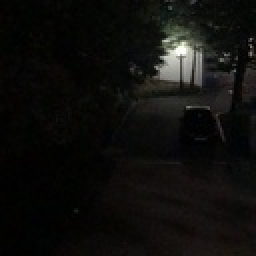
%> input picture low-light image enhancement/method2/sub/tree.jpg, 128 x 128 px, shrunk from 320 x 320 before the run (shown 2 times larger)
$ octave low_light_kuwahara.m   (GNU Octave 9; MATLAB toolbox functions it lacks are replaced by stand-ins)
%> lines starting %> are read from the running program, lines starting %| are printed output that depends on the picture
clear all;
close all;
clc;
tic
image = im2double(imread('tree.jpg'));
% figure, imshow(image),title('original low-light image');%figure1 original low-light image

%Separate R, G, B three channels
R=image(:,:,1);
G=image(:,:,2);
B=image(:,:,3);

[r,c]=size(R);
%> r = 128; c = 128

%% choose the max value among three channels --- T
for m=1:r
    for n=1:c
        a=max([R(m,n),G(m,n),B(m,n)]);
        T(m,n)=a;
    end
end
T;
figure,imshow(T)%figure2 grayscale image
% imwrite(T,'T_tree.jpg');

%% kuwahara --- U
im = double(T) / 255;
% figure,imshow(im)

[Rows Cols]= size(im);
%> Rows = 128; Cols = 128
result = im;

h = 2; %5x5 subwindows
maxiter = 1;
for i = 1:maxiter
imPadded = padarray(result,[h h],'replicate');

for x = (h+1):Rows+h
  for y = (h+1):Cols+h
     % window & subwindows
     W = imPadded((x-h):(x+h),(y-h):(y+h)); % (2h+1)x(2h+1) window


% 3x3 neighborhoods
     A = W(1:3,1:3); % a-window
     B = W(1:3,3:5); % b-window
     C = W(3:5,1:3); % c-window
     D = W(3:5,3:5); % d-window

     % find the variances and means
     s = var([A(:) B(:) C(:) D(:)]);
     m = mean([A(:) B(:) C(:) D(:)]);
     [z,k] = min(s);
     result(x-h,y-h) = m(k);
  end
end

end
%> this loop made 1 pass
%> pass 1, `imPadded = padarray(result,[h h],'replicate');`:
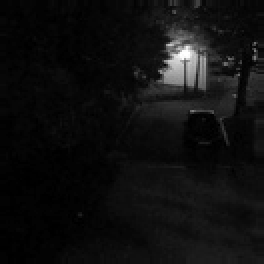
%> imPadded: size 132x132 double (shown 2 times larger); min 0, max 0.00392, mean 0.000242; drawn with min black and max white


figure,imshow(result);

%% enhanced image --- E
im1 = im2double(result);
eps=0.1;
E = image./(im1+eps);
figure, imshow(E);
%> after `imshow(E)`:
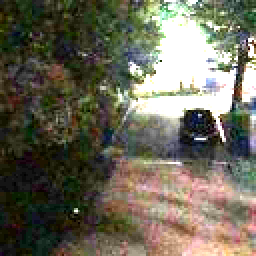
%> displayed picture: size 128x128x3, on the screen's scale of 0 to 255 (shown 2 times larger); mean R, G, B 107.9, 104.4, 88.6
toc
